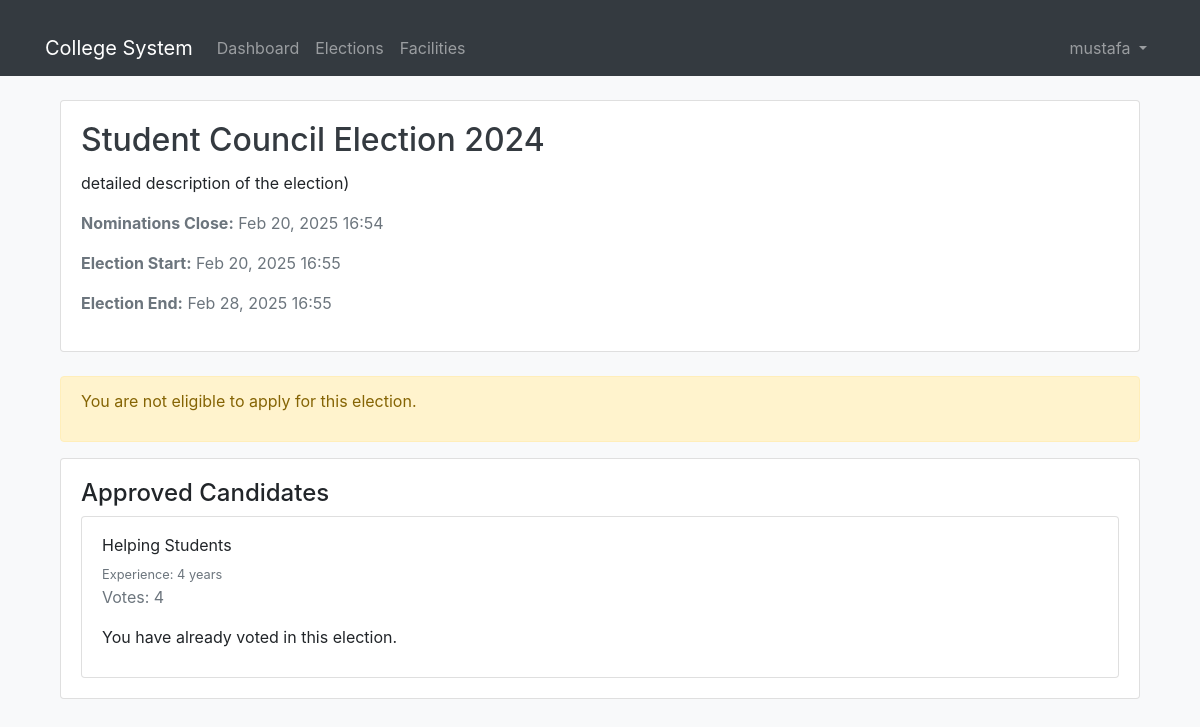
The app's page /elections/1/ (signed in) with its own data.
### accounts/models.py (models this page shows, shortened)
class User(AbstractUser):
    ROLES = (
        ('student', 'Student'),
        ('faculty', 'Faculty'),
        ('admin', 'Administrator'),
        ('staff', 'Staff')  # Added staff role
    )
    DEPARTMENTS = (
        ('cs', 'Computer Science'),
        ('it', 'Information Technology'),
        ('ec', 'Electronics & Communication'),
        ('me', 'Mechanical Engineering'),
        ('ce', 'Civil Engineering'),
        ('admin', 'Administration')
    )
    role = models.CharField(max_length=20, choices=ROLES)
    department = models.CharField(max_length=100, choices=DEPARTMENTS)
    student_id = models.CharField(max_length=20, blank=True, null=True)
    phone = models.CharField(max_length=15)
    profile_picture = models.ImageField(upload_to='profile_pics/', blank=True, null=True)
    bio = models.TextField(max_length=500, blank=True)
    date_of_birth = models.DateField(null=True, blank=True)
    address = models.TextField(blank=True)
    emergency_contact = models.CharField(max_length=15, blank=True)
    linkedin_profile = models.URLField(max_length=200, blank=True)
    github_profile = models.URLField(max_length=200, blank=True)
    groups = models.ManyToManyField(
        'auth.Group',
        related_name='custom_user_set',
        blank=True,
        help_text='The groups this user belongs to.',
        verbose_name='groups',
    )
    user_permissions = models.ManyToManyField(
        'auth.Permission',
        related_name='custom_user_set',
        blank=True,
        help_text='Specific permissions for this user.',
        verbose_name='user permissions',
    )
    health_requests = models.TextField(blank=True)  # Field to store health requests
    leave_requests = models.TextField(blank=True)    # Field to store leave requests
    class Meta:
        permissions = [
            ("can_view_dashboard", "Can view dashboard"),
            ("can_manage_elections", "Can manage elections"),
            ("can_manage_facilities", "Can manage facilities"),
            ("can_handle_complaints", "Can handle complaints"),
        ]

### elections/models.py (models this page shows, shortened)
class Election(models.Model):
    title = models.CharField(max_length=200)
    description = models.TextField()
    start_date = models.DateTimeField()
    end_date = models.DateTimeField()
    is_active = models.BooleanField(default=True)
    created_at = models.DateTimeField(default=timezone.now)
    nomination_end_date = models.DateTimeField(default=timezone.now)
    def is_nomination_open(self):
        return timezone.now() < self.nomination_end_date

class Nomination(models.Model):
    STATUS_CHOICES = (
        ('pending', 'Pending'),
        ('approved', 'Approved'),
        ('rejected', 'Rejected')
    )
    user = models.ForeignKey('accounts.User', on_delete=models.CASCADE)
    election = models.ForeignKey(Election, on_delete=models.CASCADE)
    manifesto = models.TextField()
    experience = models.TextField(blank=True)
    achievements = models.TextField(blank=True)
    status = models.CharField(max_length=20, choices=STATUS_CHOICES, default='pending')
    created_at = models.DateTimeField(auto_now_add=True)
    admin_remarks = models.TextField(blank=True, null=True)
    class Meta:
        unique_together = ('user', 'election')

### elections/views.py (the view)
# urls.py: path('<int:election_id>/', views.election_detail, name='detail'),
@login_required
def election_detail(request, election_id):
    election = get_object_or_404(Election, pk=election_id)
    user_nomination = Nomination.objects.filter(election=election, user=request.user).first()
    nominations = Nomination.objects.filter(election=election, status='approved')
    user_has_voted = Vote.objects.filter(user=request.user, election=election).exists()
    for nomination in nominations:
        nomination.vote_count = Vote.objects.filter(candidate=nomination).count()
    can_nominate = election.is_nomination_open() and not user_nomination
    logger.debug(f"Election: {election.title}, User Nomination: {user_nomination}, Can Nominate: {can_nominate}")
    context = {
        'election': election,
        'user_nomination': user_nomination,
        'nominations': nominations,
        'can_nominate': can_nominate,
        'user_has_voted': user_has_voted
    }
    return render(request, 'elections/election_detail.html', context)

### elections/templates/elections/election_detail.html (shortened to what this page needs)
{% extends 'base.html' %}
{% load crispy_forms_tags %}
{% load election_tags %}
{% block content %}
<div class="container mt-4">
    <div class="card mb-4">
        <div class="card-body">
            <h2 class="card-title">{{ election.title }}</h2>
            <p class="card-text">{{ election.description }}</p>
            <div class="text-muted mb-3">
                <p><strong>Nominations Close:</strong> {{ election.nomination_end_date|date:"M d, Y H:i" }}</p>
                <p><strong>Election Start:</strong> {{ election.start_date|date:"M d, Y H:i" }}</p>
                <p><strong>Election End:</strong> {{ election.end_date|date:"M d, Y H:i" }}</p>
            </div>
        </div>
    </div>
    {% if user_nomination %}
        <div class="alert alert-info">
            <h4>Your Nomination Status</h4>
            <p>Status: <span class="badge bg-{{ user_nomination.status|get_status_color }}">
                {{ user_nomination.status }}
            </span></p>
        </div>
    {% else %}
        <div class="alert alert-warning">
            <p>You are not eligible to apply for this election.</p>
        </div>
    {% endif %}
    <div class="card">
        <div class="card-body">
            <h4>Approved Candidates</h4>
            {% if nominations %}
                <div class="list-group">
                {% for nomination in nominations %}
                    <div class="list-group-item">
                        <p class="mb-1">{{ nomination.manifesto }}</p>
                        {% if nomination.experience %}
                            <small class="text-muted">Experience: {{ nomination.experience }}</small>
                        {% endif %}
                        <p class="text-muted">Votes: {{ nomination.vote_count }}</p>
                        {% if not user_has_voted %}
                            <a href="{% url 'elections:vote' election.id nomination.id %}" class="btn btn-success btn-sm">Vote</a>
                        {% else %}
                            <p>You have already voted in this election.</p>
                        {% endif %}
                    </div>
                {% endfor %}
                </div>
            {% else %}
                <p>No approved candidates yet.</p>
            {% endif %}
        </div>
    </div>
</div>
{% endblock %}

### templates/base.html (shortened to what this page needs)
{% load static %}
<!DOCTYPE html>
<html lang="en">
<head>
    <link href="https://cdn.jsdelivr.net/npm/bootstrap@5.1.3/dist/css/bootstrap.min.css" rel="stylesheet">
    <link href="https://stackpath.bootstrapcdn.com/bootstrap/4.5.2/css/bootstrap.min.css" rel="stylesheet">
    <link rel="stylesheet" href="{% static 'css/styles.css' %}">
    <link rel="stylesheet" href="https://cdnjs.cloudflare.com/ajax/libs/font-awesome/6.0.0-beta3/css/all.min.css">
    <link rel="stylesheet" href="https://cdnjs.cloudflare.com/ajax/libs/sweetalert/1.1.3/sweetalert.min.css">
</head>
<body>
    <nav class="navbar navbar-expand-lg navbar-dark bg-dark">
        <div class="container">
            <a class="navbar-brand" href="{% url 'accounts:dashboard' %}">College System</a>
            <div class="collapse navbar-collapse" id="navbarNav">
                {% if user.is_authenticated %}
                    <ul class="navbar-nav me-auto">
                        <li class="nav-item">
                            <a class="nav-link" href="{% url 'accounts:dashboard' %}">Dashboard</a>
                        </li>
                        <li class="nav-item">
                            <a class="nav-link" href="{% url 'elections:list' %}">Elections</a>
                        </li>
                        <li class="nav-item">
                            <a class="nav-link" href="{% url 'facilities:facility_list' %}">Facilities</a>
                        </li>
                    </ul>
                    <ul class="navbar-nav">
                        <li class="nav-item dropdown">
                            <a class="nav-link dropdown-toggle" href="#" id="navbarDropdown" role="button" data-bs-toggle="dropdown">
                                {{ user.get_full_name|default:user.username }}
                            </a>
                        </li>
                    </ul>
                {% endif %}
            </div>
        </div>
    </nav>
    <div class="container mt-4">
        {% block content %}{% endblock %}
    </div>
</body>
</html>

### static/css/styles.css (style rules this page uses)
body { background-color: #f8f9fa; }
h2, h3 { color: #343a40; }
.card { transition: transform 0.2s; }
.container { margin-top: 20px; }

### records on screen
User: get_full_name "mustafa"
Election: title "Student Council Election 2024", description "detailed description of the election)", nomination_end_date "Feb 20, 2025 16:54", start_date "Feb 20, 2025 16:55", end_date "Feb 28, 2025 16:55"
Nomination: manifesto "Helping Students", experience "4 years", vote_count "4"
